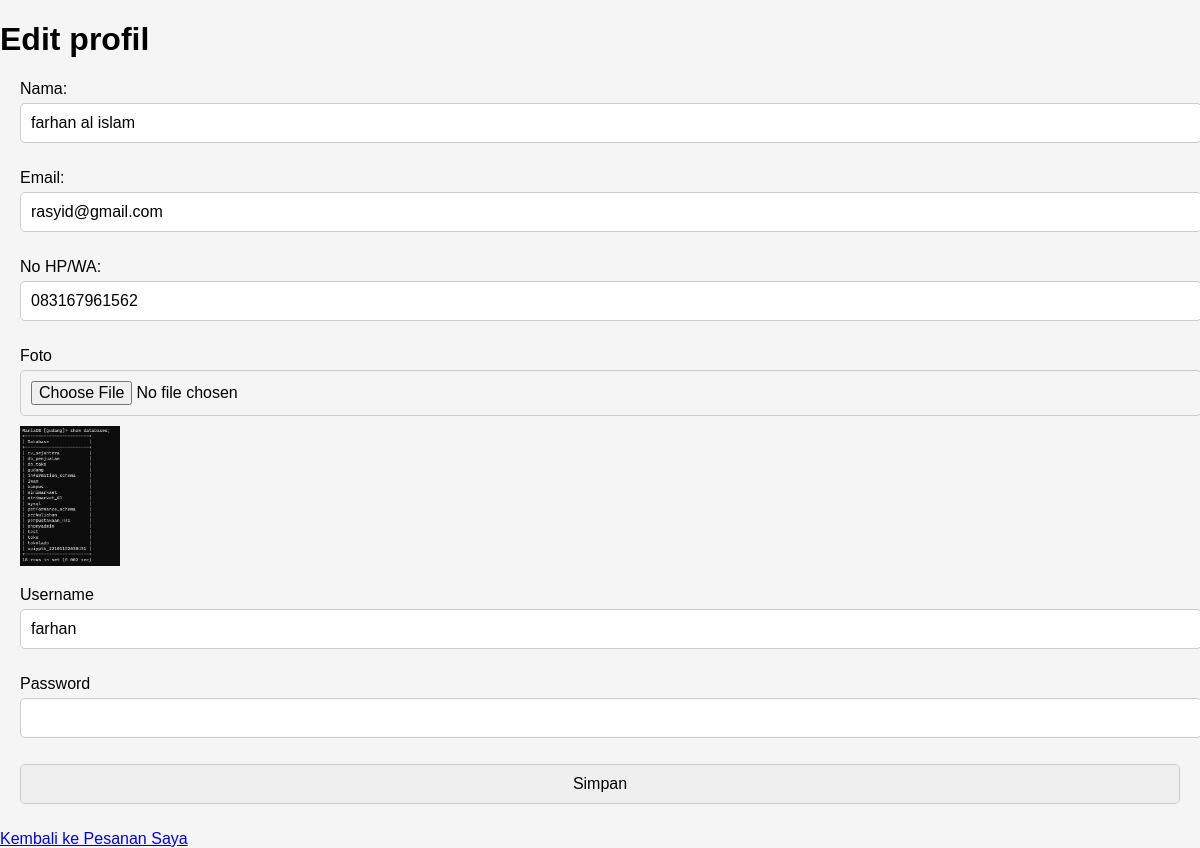
The app's page /edit_profil.php (signed in) with its own data.
### tables this page shows
CREATE TABLE `users` (
  `id` int(11) NOT NULL,
  `nama` varchar(255) NOT NULL,
  `email` varchar(70) NOT NULL,
  `telpon` varchar(30) NOT NULL,
  `foto` blob NOT NULL,
  `username` varchar(50) NOT NULL,
  `password` varchar(255) NOT NULL,
  `role` enum('admin','user') NOT NULL DEFAULT 'user'
);

### edit_profil.php (the view, shortened to what this page needs)
<?php
include 'includes/db_connection.php';
$user_id = $_SESSION['user_id'];
$sql_get_user = "SELECT * FROM users WHERE id = ?";
$stmt_get_user = $conn->prepare($sql_get_user);
$stmt_get_user->bind_param("i", $user_id);
$stmt_get_user->execute();
$result_user = $stmt_get_user->get_result();
if ($result_user->num_rows > 0) {
    $row = $result_user->fetch_assoc();
    $nama = $row['nama'];
    $email = $row['email'];
    $telpon = $row['telpon'];
    $foto = $row['foto'];
    $username = $row['username'];
} else {
    echo "Data user tidak ditemukan.";
    exit();
}
?>
<!DOCTYPE html>
<html lang="en">
<head>
    <link rel="stylesheet" href="css/style.css">
</head>
<body>
    <h1>Edit profil</h1>
    <form action="" method="post" enctype="multipart/form-data">
        <p>
            <label for="nama">Nama:</label>
            <input type="text" name="nama" id="nama" value="<?php echo $nama; ?>" required>
        </p>
        <p>
            <label for="email">Email:</label>
            <input type="email" name="email" id="email" value="<?php echo $email; ?>" required>
        </p>
        <p>
            <label for="telpon">No HP/WA:</label>
            <input type="tel" name="telpon" id="telpon" value="<?php echo $telpon; ?>" required>
        </p>
        <p>
            <label for="foto">Foto</label>
            <input type="file" name="foto" id="foto" accept="image/*">
            <?php if (!empty($foto)) echo "<img src='uploads/" . $foto . "' alt='Foto Pengguna' style='max-width: 100px;'>"; ?>
        </p>
        <p>
            <label for="username">Username</label>
            <input type="text" name="username" id="username" value="<?php echo $username; ?>" required>
        </p>
        <p>
            <label for="password">Password</label>
            <input type="password" name="password" id="password" required>
        </p>
        <p>
            <input type="submit" name="submit" value="Simpan">
        </p>
    </form>
    <a href="profiluser.php">Kembali ke Pesanan Saya</a>
</body>
</html>

### css/style.css (style rules this page uses)
body { font-family: sans-serif; background-color: #f5f5f5; align-items: center; min-height: 100vh; margin: 0; }
form { margin: 0 20px 0 20px; }
form label { display: block; margin-bottom: 5px; }
form input, form select { width: 100%; padding: 10px; border: 1px solid #ccc; border-radius: 5px; margin-bottom: 10px; font-size: 16px; }

### records on screen
users: nama "farhan al islam", email "rasyid@gmail.com", telpon "083167961562", foto (picture), username "farhan"
